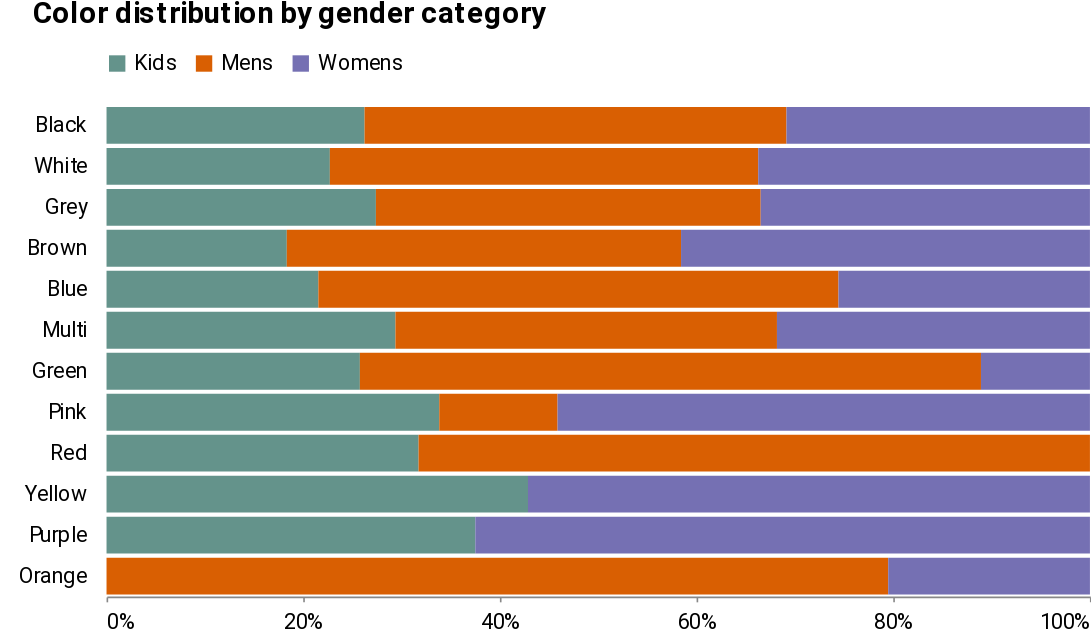

The cell this chart's notebook holds for it:
### Markdown cell above
#### Create the horizontal stacked bar chart

### Code cell
chart = (
    alt.Chart(
        color_distribution_by_gender_long.query('gender!="gender-kids"'),
        padding={"left": 10},
    )
    .mark_bar()
    .encode(
        x=alt.X(
            "percentage:Q", stack="normalize", title="", axis=alt.Axis(tickCount=5)
        ),
        y=alt.Y("color:N", title="").sort("-x"),
        color=alt.Color("gender:N", title=""),
        order=alt.Order("gender", sort="ascending"),
        tooltip=[
            alt.Tooltip("color:N", title=""),
            alt.Tooltip("gender:N", title=""),
            alt.Tooltip("percentage:Q", title=""),
        ],
    )
    .properties(
        title="Color distribution by gender category",
        width=600,
        height=300,
    )
).configure_legend(orient="top")

chart.display()

### Figure 1 — Vega-Lite specification as saved in the notebook (floating-point values rounded to 4 significant figures)
{"config": {"padding": {"left": -10, "top": 10, "right": 5, "bottom": 0}, "view": {"width": 650, "height": 400, "strokeOpacity": 0}, "background": "#ffffff", "title": {"anchor": "start", "font": "Roboto", "fontColor": "#1a1a1a", "fontSize": 18, "fontWeight": "bold", "dy": -10, "dx": 10}, "arc": {"fill": "#64938B"}, "area": {"fill": "#64938B", "opacity": 0.6}, "line": {"stroke": "#64938B", "strokeWidth": 3}, "path": {"stroke": "#64938B"}, "rect": {"fill": "#64938B"}, "shape": {"stroke": "#64938B"}, "bar": {"fill": "#64938B"}, "point": {"stroke": "#64938B"}, "symbol": {"fill": "#64938B", "size": 30}, "axis": {"titleFont": "Roboto", "titleFontSize": 13, "titleFontWeight": "bold", "labelFont": "Roboto", "labelFontSize": 13, "labelFontWeight": "normal", "labelFontColor": "#e9e9e9"}, "axisX": {"labelAngle": 0, "labelPadding": 6, "tickSize": 3, "grid": false}, "axisY": {"labelBaseline": "middle", "maxExtent": 45, "minExtent": 45, "titleAlign": "left", "titleAngle": 0, "titleX": -35, "titleY": -46, "domainOpacity": 0, "gridWidth": 0.6, "gridColor": "#dddddd", "offset": 10, "tickSize": 0, "titleColor": "#1a1a1a"}, "legend": {"titleFont": "Roboto", "titleFontSize": 13, "titleFontWeight": "bold", "symbolType": "square", "labelFont": "Roboto", "labelFontSize": 13, "anchor": "middle", "legendX": -50, "orient": "top"}, "range": {"category": ["#64938B", "#d95f02", "#7570b3", "#e7298a", "#66a61e"], "diverging": ["#8c510a", "#d8b365", "#f6e8c3", "#f5f5f5", "#c7eae5", "#5ab4ac", "#01665e"], "heatmap": ["#C7EAE5", "#A6CDC7", "#85B0A9", "#64938B", "#42766C", "#21594E", "#003C30"], "ordinal": ["#64938B", "#d95f02", "#7570b3", "#e7298a", "#66a61e"], "ramp": ["#C7EAE5", "#A6CDC7", "#85B0A9", "#64938B", "#42766C", "#21594E", "#003C30"]}}, "data": {"name": "data-b3258a527d161e373c4b7138f4aa77b8"}, "mark": {"type": "bar"}, "encoding": {"color": {"field": "gender", "title": "", "type": "nominal"}, "order": {"field": "gender", "sort": "ascending", "type": "nominal"}, "tooltip": [{"field": "color", "title": "", "type": "nominal"}, {"field": "gender", "title": "", "type": "nominal"}, {"field": "percentage", "title": "", "type": "quantitative"}], "x": {"axis": {"tickCount": 5}, "field": "percentage", "stack": "normalize", "title": "", "type": "quantitative"}, "y": {"field": "color", "sort": "-x", "title": "", "type": "nominal"}}, "height": 300, "padding": {"left": 10}, "title": "Color distribution by gender category", "width": 600, "$schema": "https://vega.github.io/schema/vega-lite/v5.16.3.json", "datasets": {"data-b3258a527d161e373c4b7138f4aa77b8": [{"color": "Black", "gender": "Kids", "percentage": 318.0}, {"color": "Blue", "gender": "Kids", "percentage": 123.0}, {"color": "Brown", "gender": "Kids", "percentage": 123.0}, {"color": "Green", "gender": "Kids", "percentage": 93.0}, {"color": "Grey", "gender": "Kids", "percentage": 189.0}, {"color": "Multi", "gender": "Kids", "percentage": 156.0}, {"color": "Orange", "gender": "Kids", "percentage": 0.0}, {"color": "Pink", "gender": "Kids", "percentage": 90.0}, {"color": "Purple", "gender": "Kids", "percentage": 15.0}, {"color": "Red", "gender": "Kids", "percentage": 33.0}, {"color": "White", "gender": "Kids", "percentage": 171.0}, {"color": "Yellow", "gender": "Kids", "percentage": 24.0}, {"color": "Black", "gender": "Mens", "percentage": 520.0}, {"color": "Blue", "gender": "Mens", "percentage": 302.0}, {"color": "Brown", "gender": "Mens", "percentage": 269.0}, {"color": "Green", "gender": "Mens", "percentage": 228.0}, {"color": "Grey", "gender": "Mens", "percentage": 270.0}, {"color": "Multi", "gender": "Mens", "percentage": 206.0}, {"color": "Orange", "gender": "Mens", "percentage": 31.0}, {"color": "Pink", "gender": "Mens", "percentage": 32.0}, {"color": "Purple", "gender": "Mens", "percentage": 0.0}, {"color": "Red", "gender": "Mens", "percentage": 71.0}, {"color": "White", "gender": "Mens", "percentage": 328.0}, {"color": "Yellow", "gender": "Mens", "percentage": 0.0}, {"color": "Black", "gender": "Womens", "percentage": 374.0}, {"color": "Blue", "gender": "Womens", "percentage": 146.0}, {"color": "Brown", "gender": "Womens", "percentage": 279.0}, {"color": "Green", "gender": "Womens", "percentage": 40.0}, {"color": "Grey", "gender": "Womens", "percentage": 231.0}, {"color": "Multi", "gender": "Womens", "percentage": 169.0}, {"color": "Orange", "gender": "Womens", "percentage": 8.0}, {"color": "Pink", "gender": "Womens", "percentage": 144.0}, {"color": "Purple", "gender": "Womens", "percentage": 25.0}, {"color": "Red", "gender": "Womens", "percentage": 0.0}, {"color": "White", "gender": "Womens", "percentage": 254.0}, {"color": "Yellow", "gender": "Womens", "percentage": 32.0}]}}
